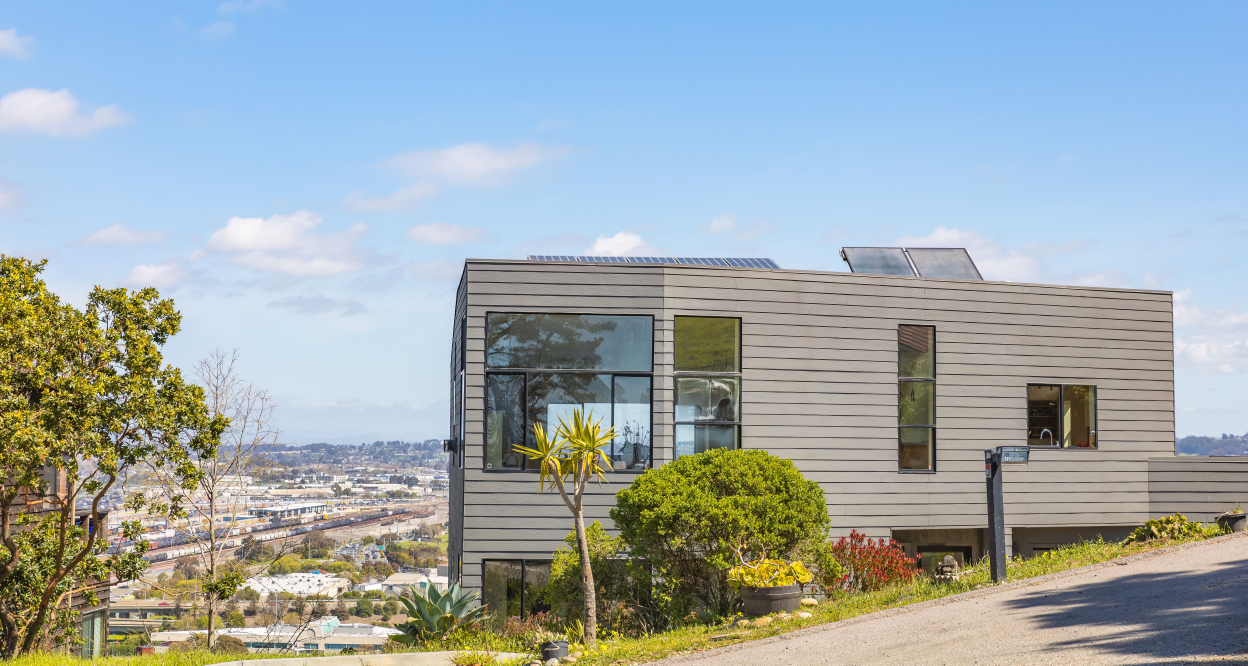
#> input picture assets/images/hero-candidates/hero-hillside.jpg, 6240 x 3328 px (shown at 1/5 size)
$ python prepare-images.py
#> lines starting #> are read from the running program, lines starting #| are printed output that depends on the picture
from pathlib import Path
from PIL import Image, ImageOps

root = Path(__file__).resolve().parents[1]
sources = {
    "hillside": "assets/images/hero-candidates/hero-hillside.jpg",
    "forest": "assets/images/hero-candidates/hero-forest.jpg",
    "roof": "assets/images/roof-assessment-aerial.jpg",
    "solar-home": "assets/images/service-solar-home.jpg",
    "residential": "assets/images/nz-home-cook-strait.jpg",
}
destination = root / "assets/images/web"
destination.mkdir(exist_ok=True)
for name, source in sources.items():
    with Image.open(root / source) as original:
#> original is the input picture: PIL image 6240x3328 RGB; mean R, G, B 156.5, 169, 172.7
        original = ImageOps.exif_transpose(original).convert("RGB")
        for width in (800, 1600):
            image = original.copy()
            image.thumbnail((width, round(width * original.height / original.width)))
            image.save(destination / f"{name}-{width}.webp", quality=84, method=6)
            print(f"{name}-{width}.webp: {image.width} x {image.height}")
#> this loop made 2 passes
#> pass 1, `image.save(destination / f"{name}-{width}.webp", quality=84, method=6)`:
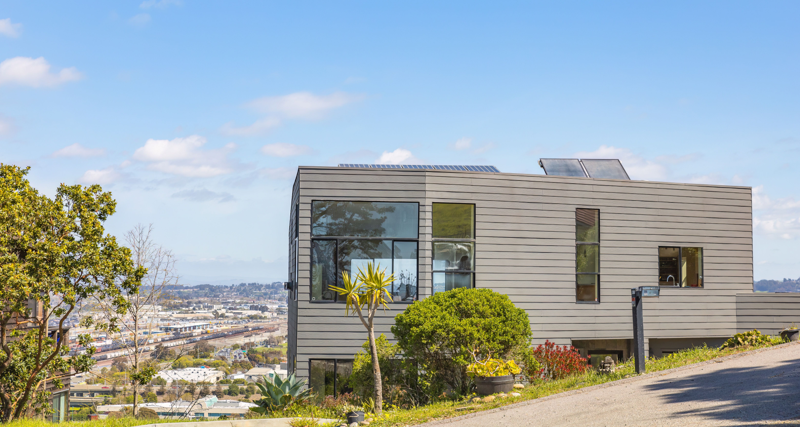
#> saved as hillside-800.webp: PIL image 800x427 RGB; mean R, G, B 156.4, 168.9, 172.6
#> pass 2, `image.save(destination / f"{name}-{width}.webp", quality=84, method=6)`:
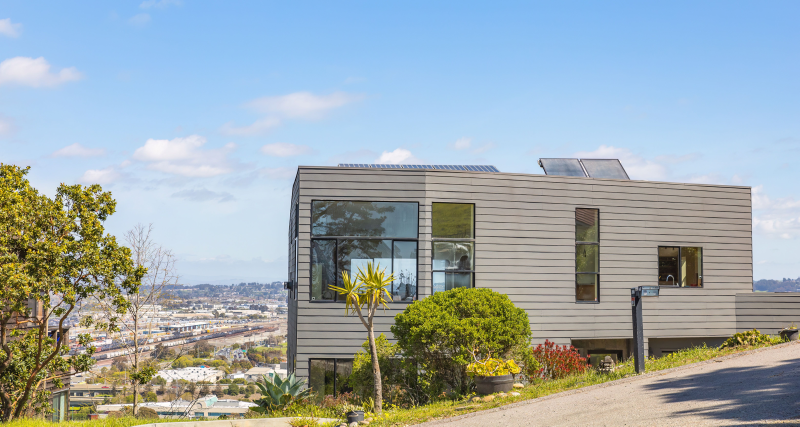
#> saved as hillside-1600.webp: PIL image 1599x853 RGB (shown at 1/2 size); mean R, G, B 156.5, 169, 172.7
#> pass 2 of the loop `for name, source in sources.items():`:
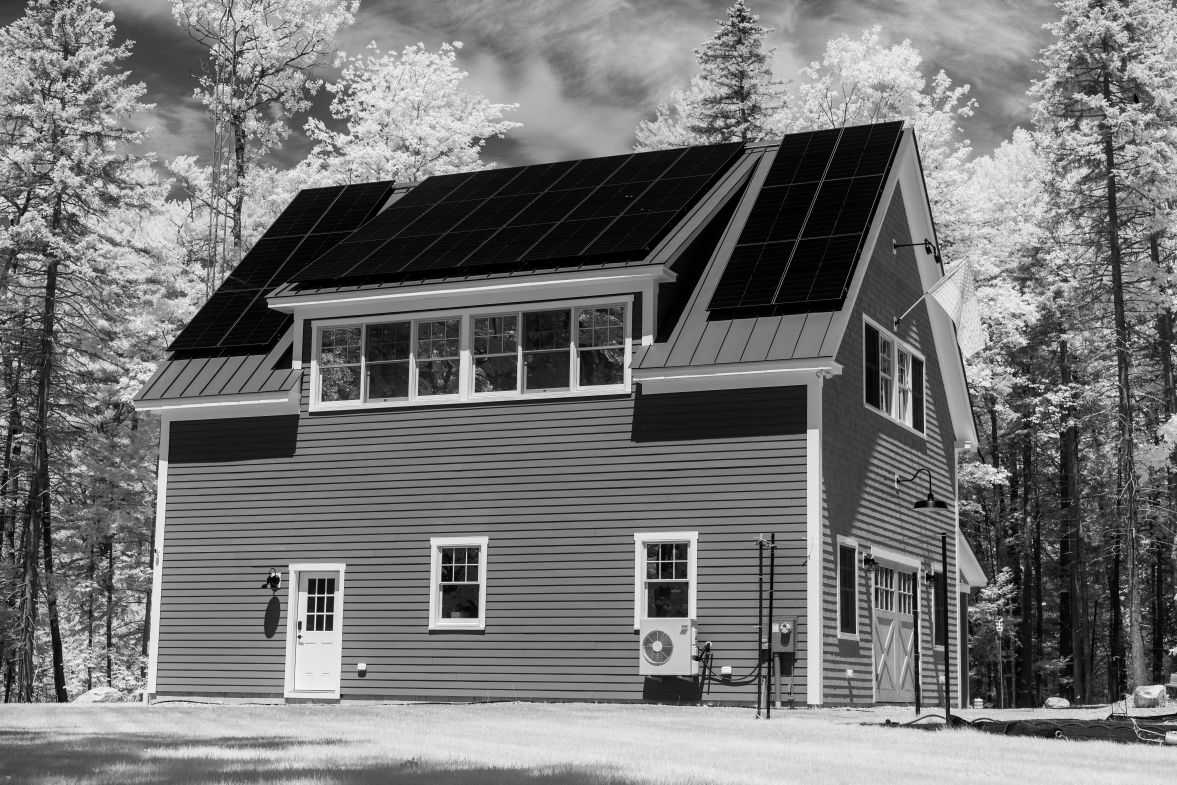
#> input picture assets/images/hero-candidates/hero-forest.jpg, 5884 x 3923 px (shown at 1/5 size)
#> original is the input picture: PIL image 5884x3923 RGB; min 0, max 255, mean 117.1
#> the loop `for width in (800, 1600):` made 2 passes
#> pass 1, `image.save(destination / f"{name}-{width}.webp", quality=84, method=6)`:
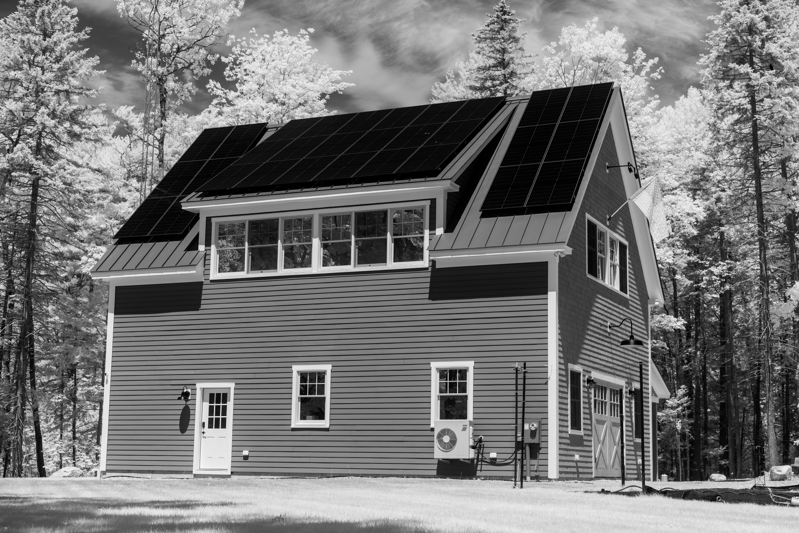
#> saved as forest-800.webp: PIL image 799x533 RGB; min 0, max 250, mean 117
#> pass 3 of the loop `for name, source in sources.items():`:
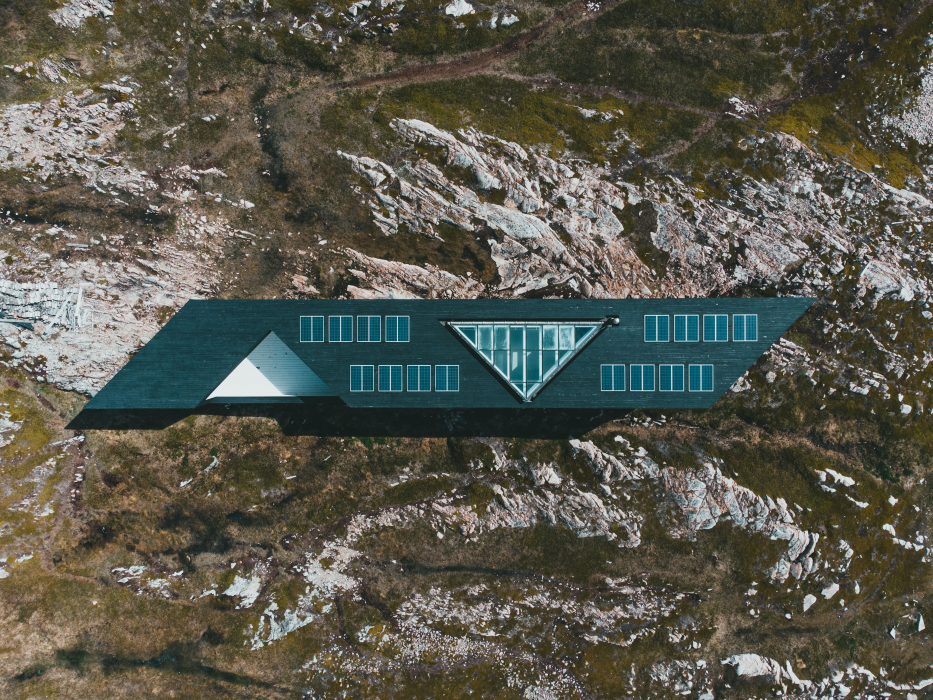
#> input picture assets/images/roof-assessment-aerial.jpg, 3731 x 2798 px (shown at 1/4 size)
#> original is the input picture: PIL image 3731x2798 RGB; mean R, G, B 89.3, 88.4, 77.4
#> the loop `for width in (800, 1600):` made 2 passes
#> pass 1, `image.save(destination / f"{name}-{width}.webp", quality=84, method=6)`:
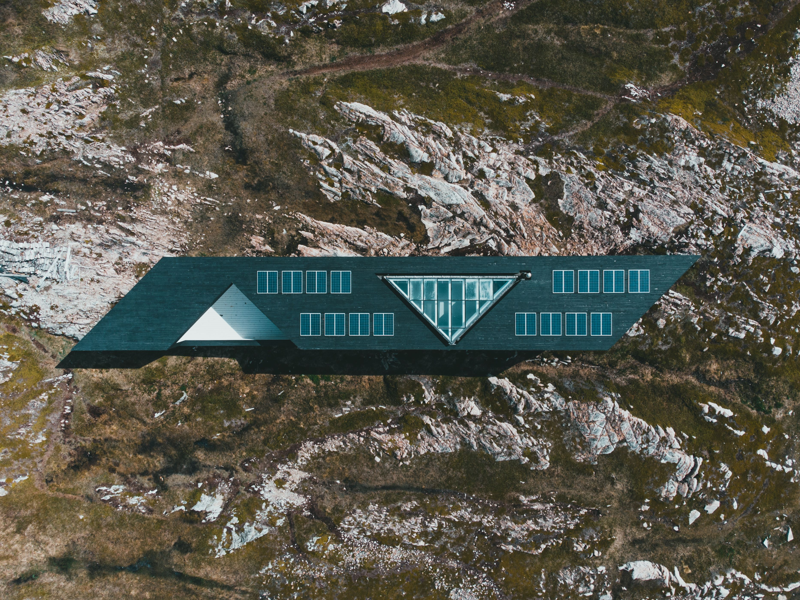
#> saved as roof-800.webp: PIL image 800x600 RGB; mean R, G, B 89.5, 88.6, 77.5
#> the loop made 5 passes; the first 3 are shown
